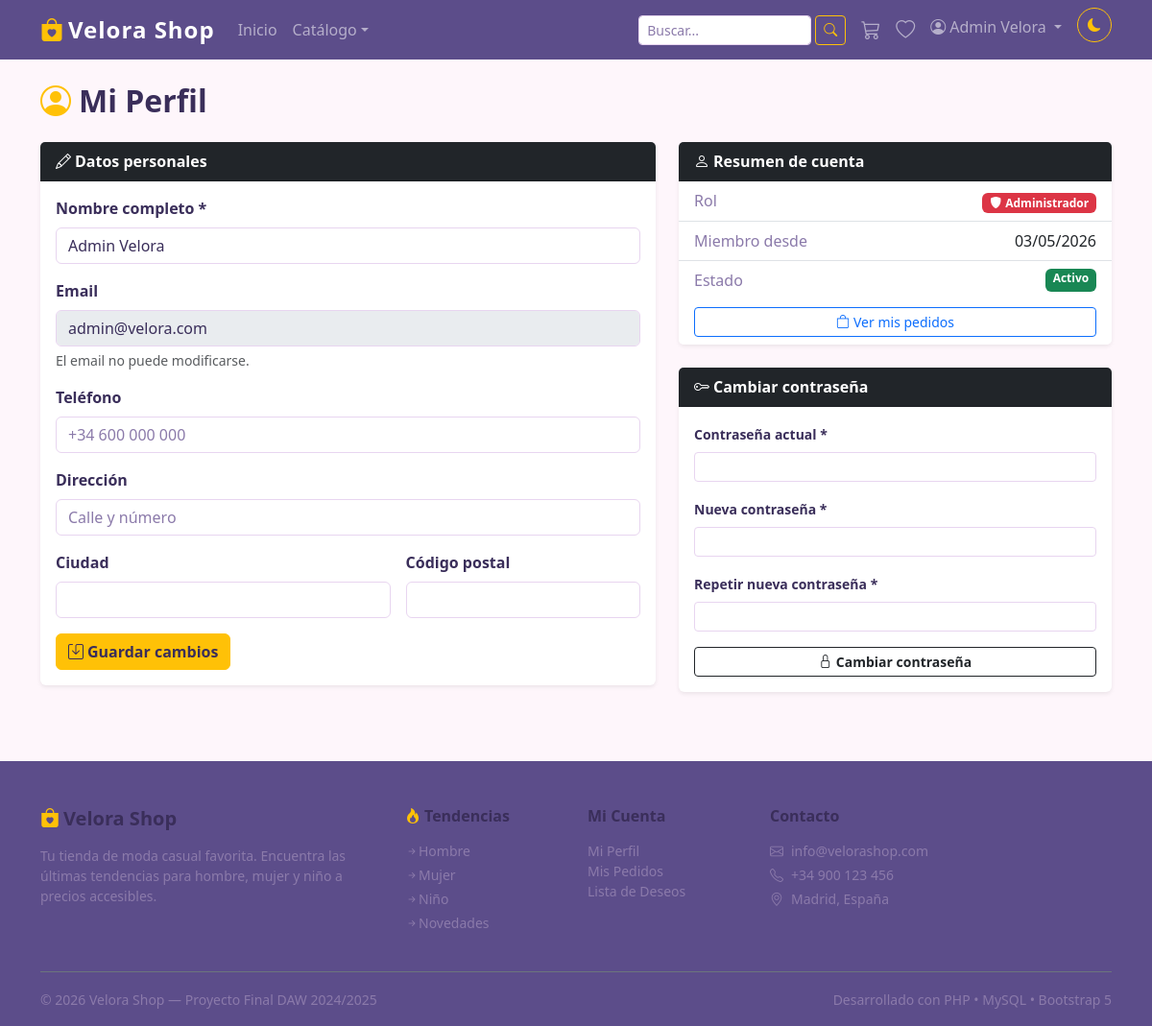
Screenshot of /public/?action=perfil (signed in) with the database file from the repository.
### tables this page shows
CREATE TABLE `usuario` (
  `id` int(11) NOT NULL,
  `nombre` varchar(150) NOT NULL,
  `email` varchar(200) NOT NULL,
  `contraseña` varchar(255) NOT NULL,
  `rol` enum('cliente','admin') NOT NULL DEFAULT 'cliente',
  `telefono` varchar(20) DEFAULT NULL,
  `direccion` text DEFAULT NULL,
  `ciudad` varchar(100) DEFAULT NULL,
  `codigo_postal` varchar(10) DEFAULT NULL,
  `activo` tinyint(1) NOT NULL DEFAULT 1,
  `fecha_registro` timestamp NOT NULL DEFAULT current_timestamp()
);

### config/database.php (called while the page is built, shortened)
<?php
function getConnection(): PDO {
    static $pdo = null;
    if ($pdo === null) {
    $dsn = "mysql:host=" . DB_HOST .
            ";dbname=" . DB_NAME .
            ";charset=" . DB_CHARSET;
    try {
        $pdo = new PDO($dsn, DB_USER, DB_PASS, [
            PDO::ATTR_ERRMODE => PDO::ERRMODE_EXCEPTION,
            PDO::ATTR_DEFAULT_FETCH_MODE => PDO::FETCH_ASSOC,
            PDO::ATTR_EMULATE_PREPARES => false,
         ]);
    } catch (PDOException $e) {
     die("Error de conexion a la base de datos.");
     }
 }
 return $pdo;
}

### models/User.php (called while the page is built, shortened)
<?php
require_once __DIR__ . '/../config/database.php';
class User
{
    private PDO $pdo;
    public function __construct()
    {
        $this->pdo = getConnection();
    }
    public function getById(int $id): ?array
    {
        $stmt = $this->pdo->prepare(
            "SELECT * FROM usuario WHERE id = ?"
        );
        $stmt->execute([$id]);
        return $stmt->fetch() ?: null;
    }
}

### views/user/profile.php (the view, shortened to what this page needs)
<?php
require __DIR__ . '/../layout/header.php';
?>
<div class="container py-4">
    <h2 class="fw-bold mb-4"><i class="bi bi-person-circle text-warning me-2"></i>Mi Perfil</h2>
    <div class="row g-4">
        <div class="col-lg-7">
            <div class="card shadow-sm border-0">
                <div class="card-header bg-dark text-white fw-bold">
                    <i class="bi bi-pencil me-1"></i>Datos personales
                </div>
                <div class="card-body">
                    <form action="<?= BASE_URL ?>/?action=perfil_guardar" method="POST">
                        <div class="mb-3">
                            <label class="form-label fw-semibold">Nombre completo *</label>
                            <input type="text" name="nombre" class="form-control"
                                   value="<?= htmlspecialchars($usuario['nombre'] ?? '') ?>"
                                   required maxlength="150">
                        </div>
                        <div class="mb-3">
                            <label class="form-label fw-semibold">Email</label>
                            <input type="email" class="form-control"
                                   value="<?= htmlspecialchars($usuario['email'] ?? '') ?>"
                                   disabled>
                            <div class="form-text">El email no puede modificarse.</div>
                        </div>
                        <div class="mb-3">
                            <label class="form-label fw-semibold">Teléfono</label>
                            <input type="tel" name="telefono" class="form-control"
                                   value="<?= htmlspecialchars($usuario['telefono'] ?? '') ?>"
                                   placeholder="+34 600 000 000">
                        </div>
                        <div class="mb-3">
                            <label class="form-label fw-semibold">Dirección</label>
                            <input type="text" name="direccion" class="form-control"
                                   value="<?= htmlspecialchars($usuario['direccion'] ?? '') ?>"
                                   placeholder="Calle y número">
                        </div>
                        <div class="row g-3 mb-3">
                            <div class="col-md-7">
                                <label class="form-label fw-semibold">Ciudad</label>
                                <input type="text" name="ciudad" class="form-control"
                                       value="<?= htmlspecialchars($usuario['ciudad'] ?? '') ?>">
                            </div>
                            <div class="col-md-5">
                                <label class="form-label fw-semibold">Código postal</label>
                                <input type="text" name="codigo_postal" class="form-control"
                                       value="<?= htmlspecialchars($usuario['codigo_postal'] ?? '') ?>"
                                       maxlength="10">
                            </div>
                        </div>
                        <button type="submit" class="btn btn-warning text-dark fw-bold">
                            <i class="bi bi-save me-1"></i>Guardar cambios
                        </button>
                    </form>
                </div>
            </div>
        </div>
        <div class="col-lg-5">
            <div class="card shadow-sm border-0 mb-4">
                <div class="card-header bg-dark text-white fw-bold">
                    <i class="bi bi-person me-1"></i>Resumen de cuenta
                </div>
                <ul class="list-group list-group-flush">
                    <li class="list-group-item d-flex justify-content-between">
                        <span class="text-muted">Rol</span>
                        <span>
                            <?php if (($usuario['rol'] ?? '') === 'admin'): ?>
                                <span class="badge bg-danger"><i class="bi bi-shield-fill me-1"></i>Administrador</span>
                            <?php else: ?>
                                <span class="badge bg-secondary">Cliente</span>
                            <?php endif; ?>
                        </span>
                    </li>
                    <li class="list-group-item d-flex justify-content-between">
                        <span class="text-muted">Miembro desde</span>
                        <span><?= date('d/m/Y', strtotime($usuario['fecha_registro'] ?? 'now')) ?></span>
                    </li>
                    <li class="list-group-item d-flex justify-content-between">
                        <span class="text-muted">Estado</span>
                        <span class="badge bg-success">Activo</span>
                    </li>
                </ul>
                <div class="card-footer bg-white">
                    <a href="<?= BASE_URL ?>/?action=mis_pedidos" class="btn btn-outline-primary btn-sm w-100">
                        <i class="bi bi-bag me-1"></i>Ver mis pedidos
                    </a>
                </div>
            </div>
            <div class="card shadow-sm border-0">
                <div class="card-header bg-dark text-white fw-bold">
                    <i class="bi bi-key me-1"></i>Cambiar contraseña
                </div>
                <div class="card-body">
                    <form action="<?= BASE_URL ?>/?action=cambiar_contrasena" method="POST"
                          id="formCambioPass" onsubmit="return validarPass()">
                        <div class="mb-3">
                            <label class="form-label fw-semibold small">Contraseña actual *</label>
                            <input type="password" name="pass_actual" class="form-control form-control-sm"
                                   required>
                        </div>
                        <div class="mb-3">
                            <label class="form-label fw-semibold small">Nueva contraseña *</label>
                            <input type="password" name="pass_nueva" id="pass_nueva"
                                   class="form-control form-control-sm"
                                   required minlength="6">
                        </div>
                        <div class="mb-3">
                            <label class="form-label fw-semibold small">Repetir nueva contraseña *</label>
                            <input type="password" name="pass_nueva2" id="pass_nueva2"
                                   class="form-control form-control-sm"
                                   required minlength="6">
                        </div>
                        <button type="submit" class="btn btn-outline-dark btn-sm w-100 fw-bold">
                            <i class="bi bi-lock me-1"></i>Cambiar contraseña
                        </button>
                    </form>
                </div>
            </div>
        </div>
    </div>
</div>
<?php require __DIR__ . '/../layout/footer.php'; ?>

### assets/css/style.css (style rules this page uses)
:root { --velora-primary: #5c4d8a; --velora-accent: #f7a8c4; --velora-light-bg: #fef6fb; --velora-card-hover: #fdf0f8; --velora-radius: 12px; --bg-body: #fef6fb; --bg-card: #ffffff; --bg-input: #ffffff; --bg-navbar: #5c4d8a; --bg-footer: #5c4d8a; --bg-table-head: #5c4d8a; --text-main: #3a2e5a; --text-muted-c: #8b7aaa; --border-c: #e8d5f0; --bg-dropdown: #ffffff; --text-dropdown: #3a2e5a; --hero-gradient: linear-gradient(135deg, #c084fc 0%, #f472b6 50%, #fb923c 100%); --btn-filter-hover: #f7a8c4; }
* { transition: background-color 0.3s ease, color 0.3s ease, border-color 0.3s ease; }
body { font-family: 'Segoe UI', Tahoma, Geneva, Verdana, sans-serif; background-color: var(--bg-body); color: var(--text-main); }
a { transition: color 0.2s; }
.form-control, .form-select { background-color: var(--bg-input); border-color: var(--border-c); color: var(--text-main); }
.form-control::placeholder { color: var(--text-muted-c); }
.form-label { color: var(--text-main); }
.card { background-color: var(--bg-card); border-color: var(--border-c); color: var(--text-main); }
.card-title, .card-text, .card-body { color: var(--text-main); }
h1, h2, h3, h4, h5, h6 { color: var(--text-main); }
p, li, span { color: inherit; }
.text-muted { color: var(--text-muted-c) !important; }
.text-dark { color: var(--text-main) !important; }
.bg-white { background-color: var(--bg-card) !important; }

### rows the page displays
usuario: nombre "Admin Velora", email "admin@velora.com", fecha_registro "03/05/2026"

### other values shown
$_SESSION['usuario_nombre'] "Admin Velora"
